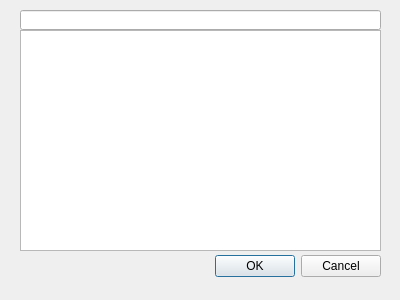
<?xml version="1.0" encoding="UTF-8"?>
<ui version="4.0">
 <class>SelectFromListDialogClass</class>
 <widget class="QDialog" name="SelectFromListDialogClass">
  <property name="windowModality">
   <enum>Qt::ApplicationModal</enum>
  </property>
  <property name="geometry">
   <rect>
    <x>0</x>
    <y>0</y>
    <width>400</width>
    <height>300</height>
   </rect>
  </property>
  <property name="windowTitle">
   <string>Select From List</string>
  </property>
  <property name="modal">
   <bool>true</bool>
  </property>
  <widget class="QWidget" name="layoutWidget">
   <property name="geometry">
    <rect>
     <x>20</x>
     <y>250</y>
     <width>361</width>
     <height>33</height>
    </rect>
   </property>
   <layout class="QHBoxLayout">
    <property name="spacing">
     <number>6</number>
    </property>
    <property name="leftMargin">
     <number>0</number>
    </property>
    <property name="topMargin">
     <number>0</number>
    </property>
    <property name="rightMargin">
     <number>0</number>
    </property>
    <property name="bottomMargin">
     <number>0</number>
    </property>
    <item>
     <spacer>
      <property name="orientation">
       <enum>Qt::Horizontal</enum>
      </property>
      <property name="sizeHint" stdset="0">
       <size>
        <width>131</width>
        <height>31</height>
       </size>
      </property>
     </spacer>
    </item>
    <item>
     <widget class="QPushButton" name="okButton">
      <property name="text">
       <string>OK</string>
      </property>
     </widget>
    </item>
    <item>
     <widget class="QPushButton" name="cancelButton">
      <property name="text">
       <string>Cancel</string>
      </property>
     </widget>
    </item>
   </layout>
  </widget>
  <widget class="QLineEdit" name="lineEdit">
   <property name="geometry">
    <rect>
     <x>20</x>
     <y>10</y>
     <width>361</width>
     <height>20</height>
    </rect>
   </property>
  </widget>
  <widget class="QListWidget" name="listWidget">
   <property name="geometry">
    <rect>
     <x>20</x>
     <y>30</y>
     <width>361</width>
     <height>221</height>
    </rect>
   </property>
  </widget>
 </widget>
 <resources/>
 <connections>
  <connection>
   <sender>okButton</sender>
   <signal>clicked()</signal>
   <receiver>SelectFromListDialogClass</receiver>
   <slot>accept()</slot>
   <hints>
    <hint type="sourcelabel">
     <x>278</x>
     <y>253</y>
    </hint>
    <hint type="destinationlabel">
     <x>96</x>
     <y>254</y>
    </hint>
   </hints>
  </connection>
  <connection>
   <sender>cancelButton</sender>
   <signal>clicked()</signal>
   <receiver>SelectFromListDialogClass</receiver>
   <slot>reject()</slot>
   <hints>
    <hint type="sourcelabel">
     <x>369</x>
     <y>253</y>
    </hint>
    <hint type="destinationlabel">
     <x>179</x>
     <y>282</y>
    </hint>
   </hints>
  </connection>
 </connections>
</ui>
